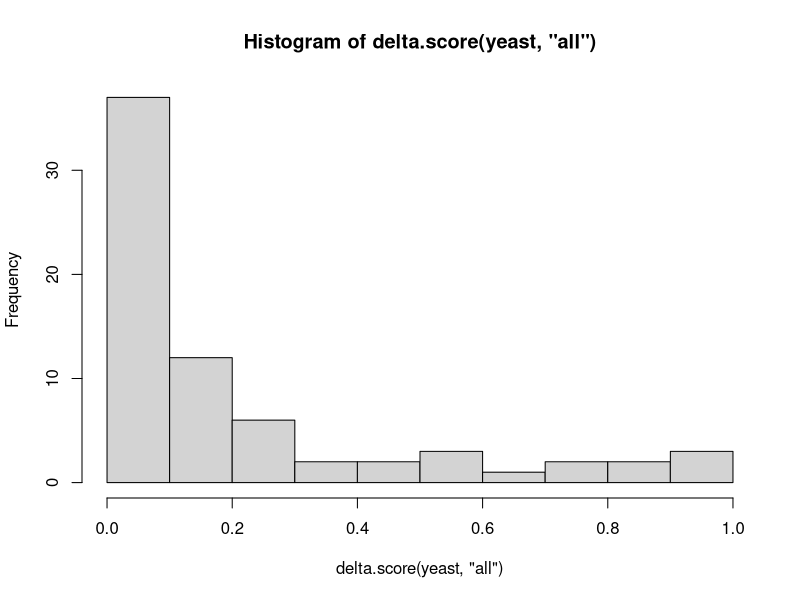

The R script that drew this image:
library(phangorn)


### Name: delta.score
### Title: Computes the delta score
### Aliases: delta.score
### Keywords: cluster

### ** Examples


data(yeast)
hist(delta.score(yeast, "all"))
